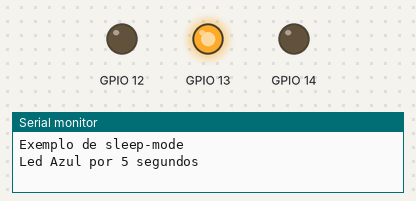
A sketch run on a simulated ESP8266 (Wemos D1 mini). On the bench: output pins drawn as LEDs (lit = HIGH), the last lines printed to the serial monitor. At 15.0 s the program restarts the board; the recording ends there.

Above: at 0.1 s.
At 5.1 s:
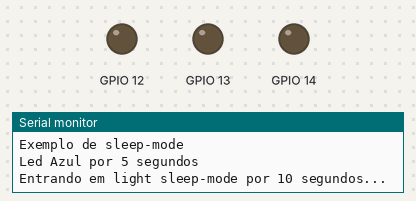
Timing chart, 0 to 6.6 s (numbered marks = the images above):
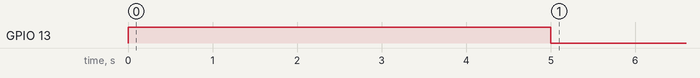

Measured:
- by itself, GPIO 13: LOW → HIGH at 0.00 s, → LOW 5.0 s later

The sketch:

sleep-mode.ino
```cpp
#include "sensor-shield.h"
#include <ESP8266WiFi.h>

int sleep = 10; //tempo em segundos de sleep

void setup(void) {

  Serial.begin(115200);

  Serial.println("Exemplo de sleep-mode");

  //Configura o pino digital para saida/output
  pinMode(LED_R, OUTPUT);
  pinMode(LED_G, OUTPUT);
  pinMode(LED_B, OUTPUT);
  //Coloca todos os pinos do LED com sinal baixo
  digitalWrite(LED_R, LOW);
  digitalWrite(LED_G, LOW);

  Serial.println("Led Azul por 5 segundos");

  digitalWrite(LED_B, HIGH);
  delay(5000);
  digitalWrite(LED_B, LOW);

  Serial.println("Entrando em light sleep-mode por 10 segundos...");

  //Forca o desligamento do radio wifi
  WiFi.forceSleepBegin();

  //delay de 10 segundos
  delay(10000);

  Serial.println("Reset do ESP");
  //reset do ESP para sair do sleep mode
  ESP.reset();

}

void loop(void) {

}
```
